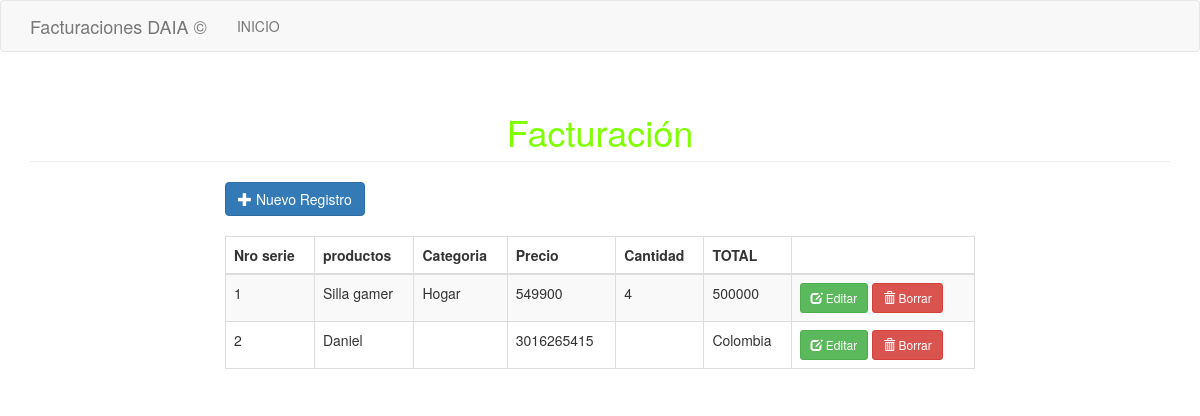
The app's page /Vista/HTML/indexF.php with its own data.
### tables this page shows
CREATE TABLE `dbfacturaciones` (
  `idEmp` int(11) NOT NULL,
  `Nombres` varchar(100) DEFAULT NULL,
  `Apellidos` varchar(100) DEFAULT NULL,
  `Telefono` text DEFAULT NULL,
  `Carrera` varchar(100) DEFAULT NULL,
  `Pais` varchar(100) DEFAULT NULL
);

### Vista/HTML/indexF.php (the view, shortened to what this page needs)
<!DOCTYPE html>
<html>
<head>
	<link rel="stylesheet" type="text/css" href="bootstrap/css/bootstrap.min.css">
</head>
<body>
<nav class="navbar navbar-default">
  <div class="container">
    <div class="navbar-header">
      <a class="navbar-brand" href="./">Facturaciones DAIA ©</a> </div>
    <div class="collapse navbar-collapse" id="bs-example-navbar-collapse-1">
      <ul class="nav navbar-nav">
        <li ><a href="../../Vista/HTML/moduloUsuario.php">INICIO <span class="sr-only">(current)</span></a></li>
      </ul>
    </div>
  </div>
</nav>
<div class="container">
	<h1 style="color:chartreuse ;" class="page-header text-center">Facturación</h1>
	<div class="row">
		<div class="col-sm-8 col-sm-offset-2">
			<a href="#addnew" class="btn btn-primary" data-toggle="modal"><span class="glyphicon glyphicon-plus"></span> Nuevo Registro</a>
<table class="table table-bordered table-striped" style="margin-top:20px;">
	<thead>
		<th>Nro serie</th>
		<th>productos</th>
		<th>Categoria</th>
		<th>Precio</th>
		<th>Cantidad</th>
		<th>TOTAL</th>
		<th>
	</thead>
	<tbody>
		<?php
			$database = new Connection();
			$db = $database->open();
			try{
				$sql = 'SELECT * FROM dbfacturaciones';
				foreach ($db->query($sql) as $row) {
					?>
					<tr>
						<td><?php echo $row['idEmp']; ?></td>
						<td><?php echo $row['Nombres']; ?></td>
						<td><?php echo $row['Apellidos']; ?></td>
						<td><?php echo $row['Telefono']; ?></td>
						<td><?php echo $row['Carrera']; ?></td>
						<td><?php echo $row['Pais']; ?></td>
						<td>
							<a href="#edit_<?php echo $row['idEmp']; ?>" class="btn btn-success btn-sm" data-toggle="modal"><span class="glyphicon glyphicon-edit"></span> Editar</a>
							<a href="#delete_<?php echo $row['idEmp']; ?>" class="btn btn-danger btn-sm" data-toggle="modal"><span class="glyphicon glyphicon-trash"></span> Borrar</a>
						</td>
					</tr>
					<?php
				}
			}
			catch(PDOException $e){
				echo "Hubo un problema en la conexión: " . $e->getMessage();
			}
		?>
				</tbody>
			</table>
		</div>
	</div>
</div>
</body>
</html>

### records on screen
dbfacturaciones: idEmp "1", Nombres "Silla gamer", Apellidos "Hogar", Telefono "549900", Carrera "4", Pais "500000"
dbfacturaciones: idEmp "2", Nombres "Daniel", Telefono "3016265415", Pais "Colombia"
